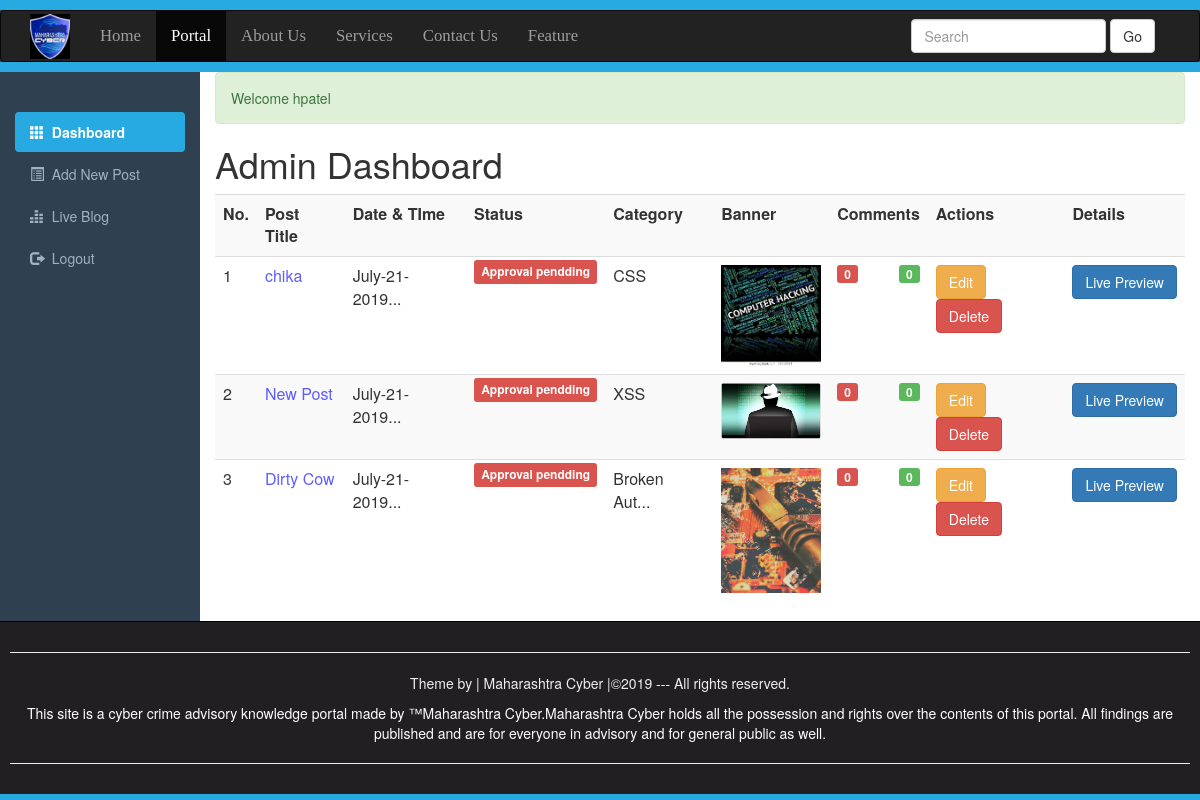
/auther_dashboard (signed in), run on the app's committed database.
### tables this page shows
CREATE TABLE `admin_panel` (
  `id` int(10) NOT NULL,
  `datetime` varchar(50) NOT NULL,
  `category` varchar(250) NOT NULL,
  `title` varchar(200) NOT NULL,
  `author` varchar(100) NOT NULL,
  `auther_id` int(11) NOT NULL,
  `image` varchar(300) NOT NULL,
  `post` varchar(20000) NOT NULL,
  `status` int(11) NOT NULL DEFAULT 0 COMMENT '0 for off and 1 for On'
);

### auther_dashboard.php (the view, shortened to what this page needs)
<?php require_once("include/Sessions.php");?>
<!DOCTYPE>
<html>
    <head>
        <link rel="stylesheet" href="css/bootstrap.min.css">
        <link rel="stylesheet" href="css/adminstyle.css">
    </head>
    <body>
    <div style="height: 10px;background: #27AAE1;"></div>
     <nav class ="navbar navbar-inverse" role="navigation">
    <div class="container">
        <div class="navbar-header">
        <a class="navbar-brand" href="Portal.php">
        <img style="margin-top: -12px;" src="images/maha.jfif" width=40;height=7;>
        </a>
        </div>
        <div class="collapse navbar-collapse" id="collapse">
        <ul class="nav navbar-nav">
            <li><a href="#">Home</a></li>
            <li class="active"><a href="Portal.php" target="_blank">Portal</a></li>
            <li><a href="#">About Us</a></li>
            <li><a href="#">Services</a></li>
            <li><a href="#">Contact Us</a></li>
            <li><a href="#">Feature</a></li>
        </ul>
        <form action="Portal.php" class="navbar-form navbar-right">
        <div class="form-group">
        <input type="text" class="form-control" placeholder="Search" name="Search">
        </div>
        <button class="btn btn-default" name="SearchButton">Go</button>
        </form>
        </div>
        </nav>
        <div class="Line" style="height: 10px;background: #27AAE1;"></div>
<div class="container-fluid">
<div class="row">
    <div class="col-sm-2">
    <br><br>
        <ul id="Side_Menu" class="nav nav-pills nav-stacked">
        <li class="active"><a href="auther_dashboard">
        <span class="glyphicon glyphicon-th"></span>
        &nbsp;Dashboard</a></li>
        <li><a href="auther_post">
        <span class="glyphicon glyphicon-list-alt"></span>
        &nbsp;Add New Post</a></li>
        <li><a href="#">
        <span class="glyphicon glyphicon-equalizer"></span>
        &nbsp;Live Blog</a></li>
        <li><a href="Logout.php">
        <span class="glyphicon glyphicon-log-out"></span>
        &nbsp;Logout</a></li>
        </ul>
        </div>
        <div class="col-sm-10">
        <div><?php  echo Message();
                    echo SuccessMessage();
         ?></div>
        <h1>Admin Dashboard</h1>
        <div class="table-responsive">
         <table class="table table-striped table-hover">
            <tr>
                <th>No.</th>
                <th>Post Title</th>
                <th>Date & TIme</th>
                <th>Status</th>
                <th>Category </th>
                <th>Banner</th>
                <th>Comments</th>
                <th>Actions</th>
                <th>Details</th>
            </tr>
            <?php
            global $connection;
            $autherID = $_SESSION["User_Id"];
            $ViewQuery="SELECT * FROM admin_panel where auther_id=$autherID ORDER BY datetime desc";
            $Execute=mysqli_query($connection,$ViewQuery);
            $SrNo=0;
            while($DataRows=mysqli_fetch_array($Execute)){
                $Id=$DataRows["id"];
                $DateTime=$DataRows["datetime"];
                $Title=$DataRows["title"];
                $Category=$DataRows["category"];
                $status=$DataRows["status"];
                $Image=$DataRows["image"];
                $SrNo++;
            ?>
            <tr>
            <td><?php echo $SrNo;?></td>
            <td style="color: #5e5eff;"><?php
            echo $Title;?></td>
            <td><?php
            if(strlen($DateTime)>11){$DateTime=substr($DateTime,0,12)."...";}
            echo $DateTime;?></td>
            <td><?php
                if($status=='0')
                {
                    echo "<span class='label label-danger'>Approval pendding</span>";
                }else{
                    echo "<span class='label label-success'>Approved</span>";
                }
            ?></td>
            <td><?php
            if(strlen($Category)>10){$Category=substr($Category,0,10)."...";}
            echo  $Category;?></td>
            <td><img src="upload/<?php echo $Image;?>" width="100";height="30px"></td>
            <td>
                <?php
                     global $connection;
                     $QueryApproved="SELECT COUNT(*) FROM comments WHERE admin_panel_id='$Id'AND status='ON'";
                     $QueryDisApproved="SELECT COUNT(*) FROM comments WHERE admin_panel_id='$Id'AND status='OFF'";
                     $ExecuteApproved=mysqli_query($connection,$QueryApproved);
                     $ExecuteDisApproved=mysqli_query($connection,$QueryDisApproved);
                     $RowsApproved=mysqli_fetch_array($ExecuteApproved);
                     $RowsDisApproved=mysqli_fetch_array($ExecuteDisApproved);
                     $TotalDisApproved=array_shift($RowsDisApproved);
                     $TotalApproved=array_shift($RowsApproved);
                ?>
                <span class="label pull-left label-danger">
                <?php echo $TotalDisApproved; ?></span>
                <span class="label pull-right label-success">
                <?php echo $TotalApproved; ?></span>
            </td>
            <td>
            <?php if($status=='0'){ ?>
            <a href="EditPost.php?Edit=<?php echo $Id;?>">
            <span class="btn btn-warning">Edit</span>
            </a>
            <a href="DeletePost.php?Delete=<?php echo $Id;?>">
            <span class="btn btn-danger">Delete</span>
            </a>
            <?php } ?>
            </td>
            <td><a href="FullPost?id=<?php echo $Id;?>" target="_blank"><span class="btn btn-primary">Live Preview</span></td></a>
            </tr>
<?php } ?>
</table>
</div>
        </div>
</div>
</div>
<div id="Footer">
    <hr><p>Theme by | Maharashtra Cyber |&copy;2019 --- All rights reserved.
</p>
<a style="color: white; text-decoration:none; cursor: pointer; font weight: bold" href="https://www.reportphishing.in/index.php" target="_blank">
<p>This site is a cyber crime advisory knowledge portal made by &trade;Maharashtra Cyber.Maharashtra Cyber holds all the possession and rights over the contents of this portal.
    All findings are published and are for everyone in advisory and for general public as well.
</p><hr></a>
</div>
<div style="height: 10px; background: #27AAE1;"></div>
    </body>
</html>

### css/adminstyle.css (style rules this page uses)
.navbar-nav li { font-family: Bitter,Georgia,Times,"Times New Roman",serif; font-size: 1.2em; }
.Line { margin-top: -20px; }
body { background-color: #2f4050; }
.col-sm-10 { background-color: #ffffff; }
#Side_Menu a { color: #9fb1c2; }
#Side_Menu .active a { color: #ffffff; background-color: #27AAE1; font-weight: bold; }
#Footer { padding: 10px; border-top: 1px solid black; color: #eeeeee; background-color: #211f22; text-align: center; }

### auther_dashboard.php (style rules this page uses)
.navbar-nav li { font-family: Bitter,Georgia,Times,"Times New Roman",serif; font-size: 1.2em; }
.Line { margin-top: -20px; }

### data on the page
admin_panel: title "chika", datetime "July-21-2019...", status "Approval pendding", category "CSS", image (picture), TotalDisApproved "0", TotalApproved "0"
admin_panel: title "New Post", datetime "July-21-2019...", status "Approval pendding", category "XSS", image (picture), TotalDisApproved "0", TotalApproved "0"
admin_panel: title "Dirty Cow", datetime "July-21-2019...", status "Approval pendding", category "Broken Aut...", image (picture), TotalDisApproved "0", TotalApproved "0"

### other printed values
SuccessMessage() "Welcome hpatel"
